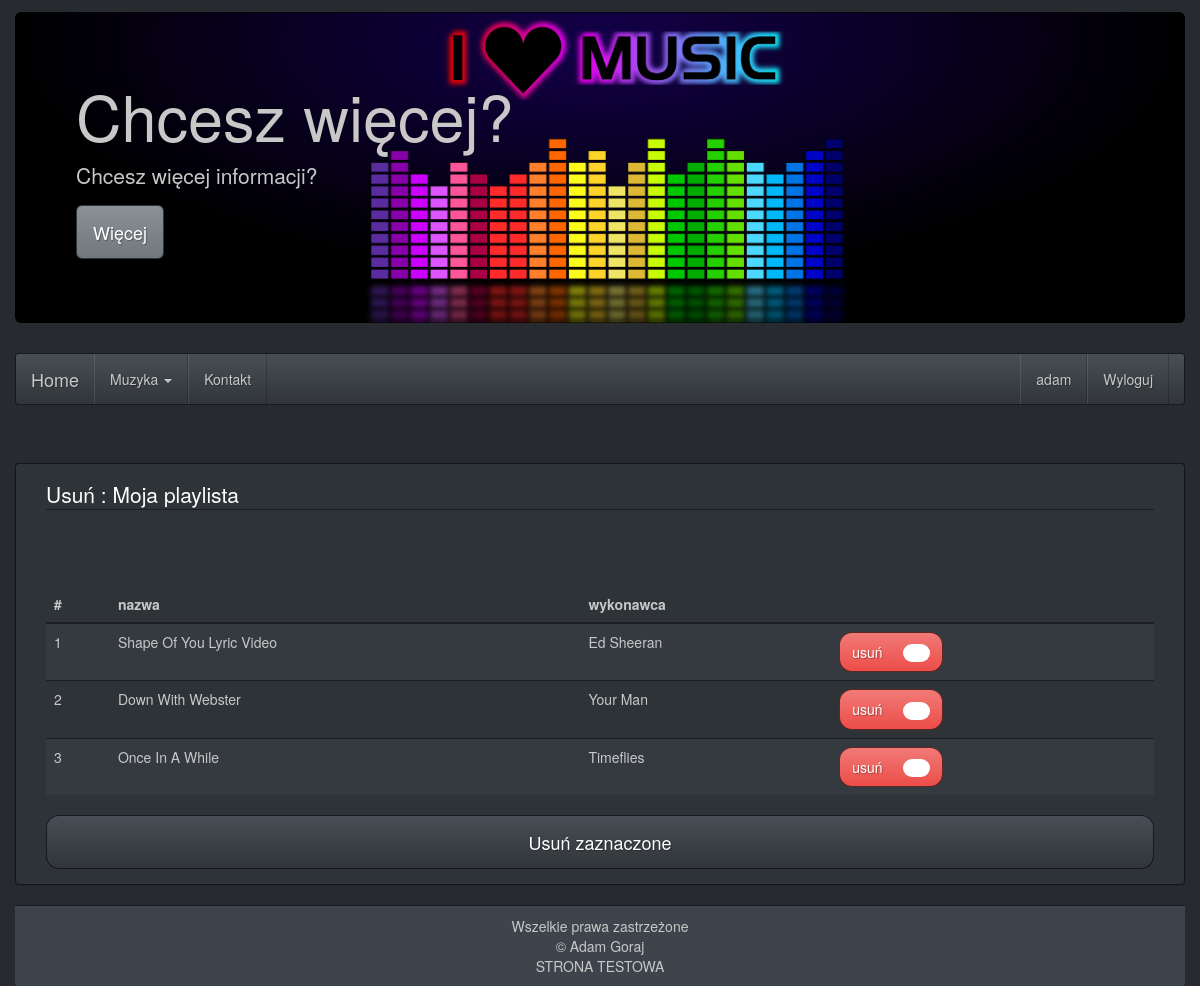
The app's page /?p=usunutwor&id=2 (signed in) with its own data.
### tables this page shows
CREATE TABLE IF NOT EXISTS `playlist` (
  `id` int(7) NOT NULL AUTO_INCREMENT,
  `name` text NOT NULL,
  `image` longblob NOT NULL,
  `id_user` int(7) NOT NULL,
  PRIMARY KEY (`id`),
  KEY `id_user` (`id_user`)
);

CREATE TABLE IF NOT EXISTS `track` (
  `id` int(7) NOT NULL AUTO_INCREMENT,
  `id_playlist` int(7) NOT NULL,
  `id_music` int(7) NOT NULL,
  `reg` timestamp NOT NULL DEFAULT CURRENT_TIMESTAMP,
  PRIMARY KEY (`id`),
  KEY `id_playlist` (`id_playlist`),
  KEY `id_music` (`id_music`)
);

CREATE TABLE IF NOT EXISTS `music` (
  `id` int(7) NOT NULL AUTO_INCREMENT,
  `name` text NOT NULL,
  `author` text NOT NULL,
  `url` text NOT NULL,
  PRIMARY KEY (`id`)
);

### model/Track.php (called while the page is built, shortened)
<?php
class Track {
	public static function getTracksPlaylist($dbConnect,$idPlaylist) {
		$db = $dbConnect;
		$db->connect();
		$sql = "SELECT track.id AS uid, id_playlist,id_music,name,author
			FROM track
			RIGHT OUTER JOIN music ON track.id_music=music.id
			WHERE id_playlist =$idPlaylist;";
		$result = $db->doQuery($sql);
		return $result;
	}
}

### model/Playlist.php (called while the page is built, shortened)
<?php
class Playlist {
	public static function getPlaylist($dbConnect,$id) {
		$db = $dbConnect;
		$db->connect();
		$sql = "SELECT *
            FROM playlist
            WHERE id=".$id."
            AND id_user =".$_SESSION['id'].";";
		$result = $db->doQuery($sql);
		return $result;
	}
}

### database/DatabaseConnect.php (called while the page is built, shortened)
<?php
class DatabaseConnect {
	private $user='u960822207_niko';
	private $password='elo123';
	private $host='mysql.hostinger.pl';
	private $base='u960822207_audio';
	private $connection;
	public function getConnection() {
		return $this->connection;
	}
	public function doQuery($sql) {
		return $this->connection->query($sql);
	}
	public function connect() {
		try {
			$this->connection= new mysqli($this->host,$this->user,$this->password,$this->base);
		} catch (Exception $e) {
		}
	}
}

### views/usun_utwor.php (the view, shortened to what this page needs)
<?php
include_once 'model/Track.php';
include_once 'model/Playlist.php';
if(isset($_GET['id'])) {
    $playlist = Playlist::getPlaylist($dbConnection, $_GET['id']);
    $result = $playlist->fetch_array(MYSQLI_ASSOC);
    $tracks = Track::getTracksPlaylist($dbConnection,$result['id']);
    echo '
<div class="container panel panel-default" style="margin-top: 5%">
    <div class="panel-body">
        <form class="form-horizontal" action="" method="post">
            <fieldset>
                <legend>Usuń : ' . $result['name'] . ' </legend>
                    <table class="table table-striped table-hover" style="margin-top: 5%">
                            <thead>
                            <tr>
                                <th>#</th>
                                <th>nazwa</th>
                                <th>wykonawca</th>
                                <th></th>
                            </tr>
                            </thead>
                            <tbody> ';
                            $i=1;
                            while($trackRes = $tracks->fetch_array(MYSQLI_ASSOC)) {
                                echo'
                                    <tr>
                                        <td>'.$i.'</td>
                                        <td>'.$trackRes['name'].'</td>
                                        <td>'.$trackRes['author'].'</td>
                                        <td>
                                            <label
                                                id="'.$trackRes['uid'].'label"
                                                for="'.$trackRes['uid'].'"
                                                class="btn btn-danger"
                                                style="border-radius: 13px">usuń
                                                    <input type="checkbox"
                                                        name="check_list[]"
                                                        id="'.$trackRes['uid'].'"
                                                        class="badgebox"
                                                        value="'.$trackRes['uid'].'">
                                                    <span class="badge">&check;</span>
                                            </label>
                                        </td>
                                     </tr>';
                                $i++;
                                }
                 echo '
                            </tbody>
                        </table>
                            <button type="submit"
                                class="btn btn-default btn-lg btn-block center-block"
                                style="border-radius: 13px">Usuń zaznaczone</button>
            </fieldset>
        </form>
    </div>
</div>';
}
?>

### public/css/style.css (style rules this page uses)
body { padding: 0; margin: 0; }
.container { width: 100%; }
.badgebox + .badge { text-indent: -999999px; width: 27px; }

### records on screen
playlist: name "Moja playlista"
track: id_music.name "Shape Of You Lyric Video", id_music.author "Ed Sheeran"
track: id_music.name "Down With Webster", id_music.author "Your Man"
track: id_music.name "Once In A While", id_music.author "Timeflies"

### other values on screen
$_SESSION['login'] "adam"
